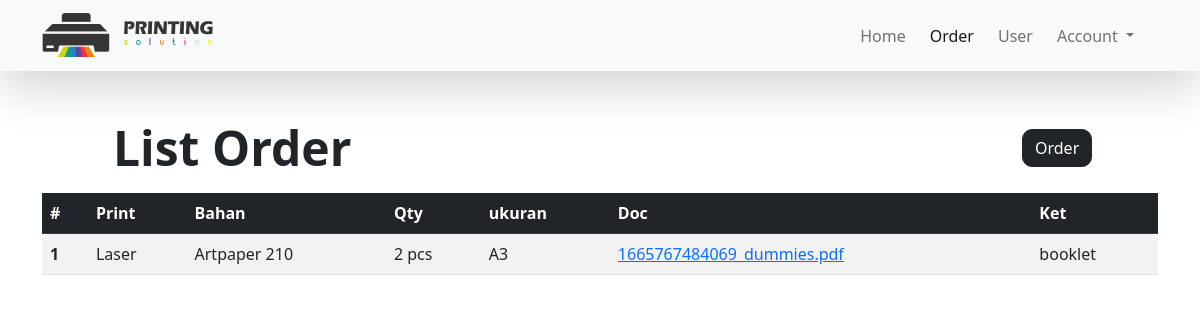
Page /order.php (signed in) on the committed database.
### tables this page shows
CREATE TABLE `order_print` (
  `id_order` int(11) NOT NULL AUTO_INCREMENT,
  `nim` varchar(10) NOT NULL,
  `print` varchar(20) NOT NULL,
  `bahan` varchar(50) NOT NULL,
  `banyak` int(11) NOT NULL,
  `ukuran` varchar(20) NOT NULL,
  `file` varchar(100) NOT NULL,
  `keterangan` text NOT NULL,
  PRIMARY KEY (`id_order`),
  KEY `nim` (`nim`),
  CONSTRAINT `order_print_ibfk_1` FOREIGN KEY (`nim`) REFERENCES `users` (`nim`)
);

### order.php (the view, shortened to what this page needs)
<?php
  include 'koneksi.php';
?>
<!doctype html>
<html lang="en">
  <head>
    <link rel="stylesheet" href="style.css">
    <link href="bootstrap.min.css" rel="stylesheet">
  </head>
  <body>
  <header>
    <nav class="navbar navbar-expand-lg bg-light bg-light shadow-lg justify-content-around">
      <div class="container">
        <a class="navbar-brand" href="dashboard.php">
          <img src="img/logo.png" alt="logo">
        </a>
        <div class="collapse navbar-collapse mb-3 mb-lg-0" id="navbarNav">
          <ul class="navbar-nav ms-auto mb-2 mb-lg-0 me-3 gap-2">
            <li class="nav-item">
              <a class="nav-link" aria-current="page" href="dashboard.php">Home</a>
            </li>
            <li class="nav-item">
              <a class="nav-link active" href="order.php">Order</a>
            </li>
            <li class="nav-item">
              <a class="nav-link" href="user.php">User</a>
            </li>
            <li class="nav-item dropdown">
              <a class="nav-link dropdown-toggle" href="#" role="button" data-bs-toggle="dropdown">
                Account
              </a>
            </li>
          </ul>
        </div>
      </div>
    </nav>
  </header>
  <div class="row justify-content-around ms-auto">
    <div class="col-7 mt-5"><h3 class="fw-bolder display-5 mb-3">List Order</h3></div>
    <div class="col-1 mt-5"><a class="btn btn-dark" href="make_order.php"> Order </a></div>
  </div>
  <div class="container">
    <table class="table table-striped table-hover">
    <thead class="table-dark">
      <tr>
        <th scope="col">#</th>
        <th scope="col">Print</th>
        <th scope="col">Bahan</th>
        <th scope="col">Qty</th>
        <th scope="col">ukuran</th>
        <th scope="col">Doc</th>
        <th scope="col">Ket</th>
      </tr>
    </thead>
    <tbody>
      <?php
      $sql = "SELECT * FROM order_print";
      $result = mysqli_query($conn, $sql);
      $count = 0;
      while ($row = mysqli_fetch_array($result)) {
        $count++;
      ?>
      <tr>
        <th scope="row"><?=$count?></th>
        <td><?=$row['print']?></td>
        <td><?=$row['bahan']?></td>
        <td><?=$row['banyak']?> pcs</td>
        <td><?=$row['ukuran']?></td>
        <td><a href="uploads/<?=$row['file']?>"><?=$row['file']?></a></td>
        <td><?=$row['keterangan']?></td>
      </tr>
      <?php
      }
        ?>
    </tbody>
  </table>
  </div>
  </body>
</html>

### style.css (style rules this page uses)
html, body { height: 100%; }
.btn { background: rgb(0, 0, 255) ; color: white !important; transform: translateY(10px); font-size: 14px; border-radius: 10px !important; }
td { vertical-align: middle; }

### rows in the picture
order_print: print "Laser", bahan "Artpaper 210", banyak "2", ukuran "A3", file "1665767484069_dummies.pdf", keterangan "booklet"
